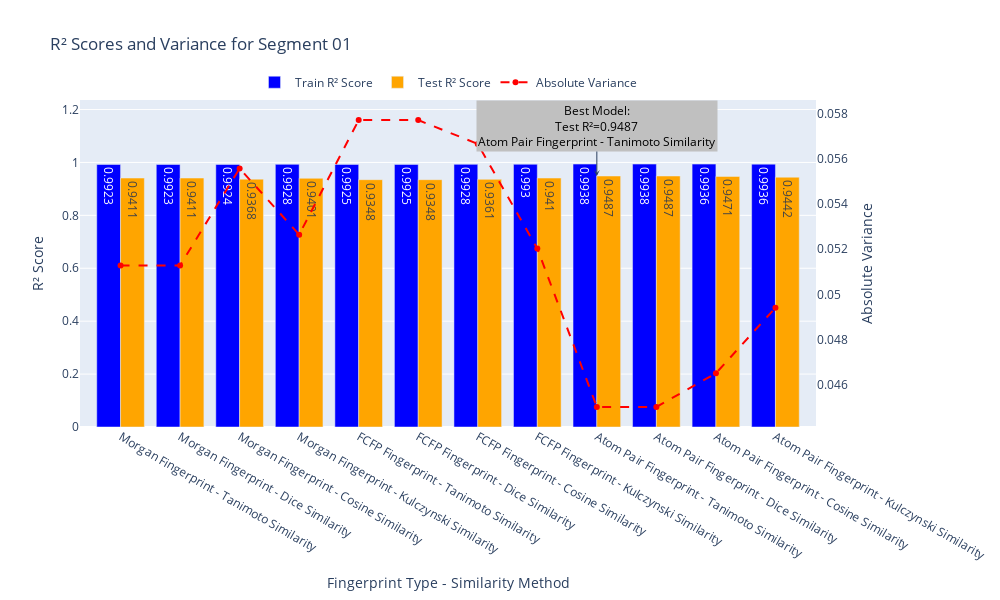
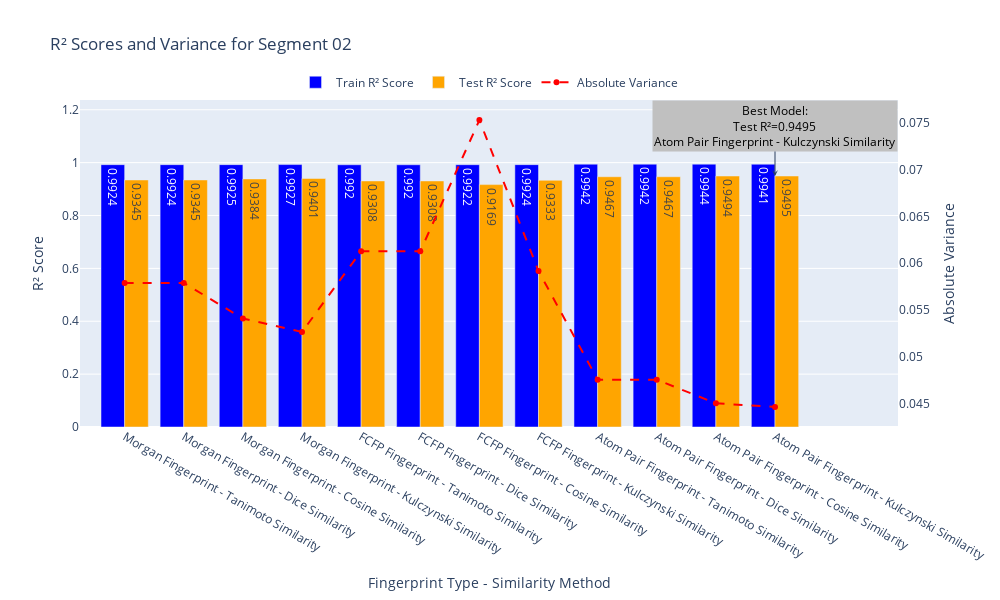
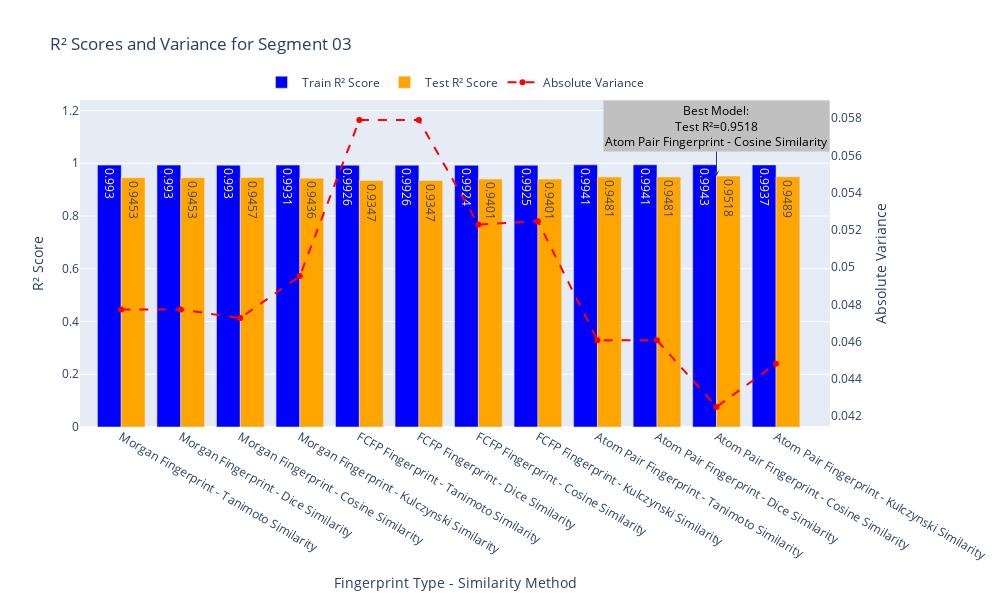
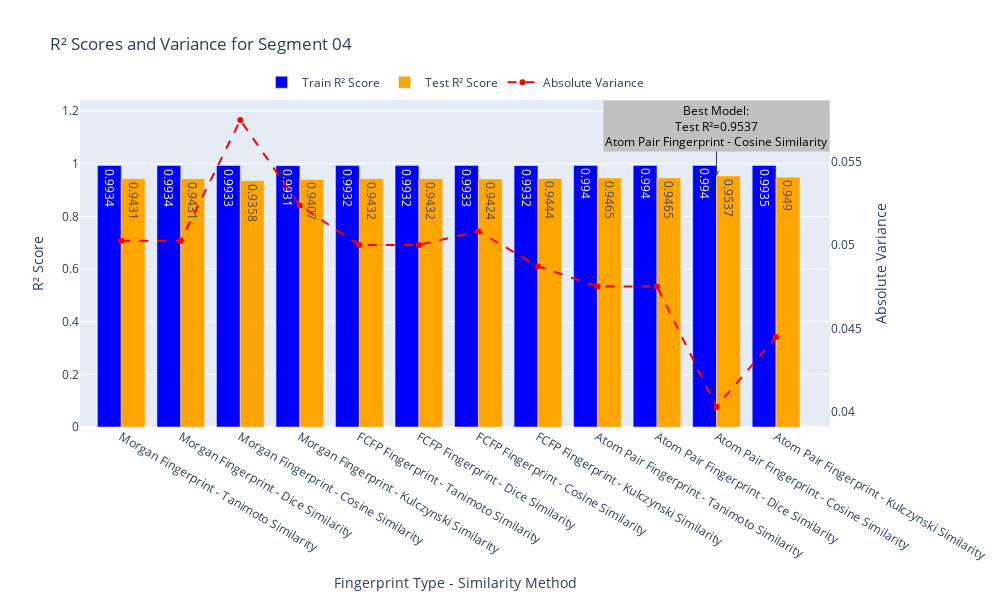

Notebook cell for these charts, in order:
### Code cell
import pandas as pd
import plotly.graph_objects as go
import plotly.express as px

# Load the results from the CSV file
final_results = pd.read_csv(r"C:\Users\Chamod Peiris\Documents\Curcumin_Scripts\Phase03.csv")

# Calculate the absolute variance between Train and Test R² scores
final_results['Variance'] = abs(final_results['Train R2 Score'] - final_results['Test R2 Score'])

# Create six plots, one for each segment
for segment in final_results['Segment'].unique():
    # Filter data for the current segment
    segment_data = final_results[final_results['Segment'] == segment]
    
    # Identify the best model (highest Test R² score)
    best_model = segment_data.loc[segment_data['Test R2 Score'].idxmax()]
    
    # Create a grouped bar plot for Train and Test R² scores
    fig = go.Figure()
    
    # Add bars for Train R² scores
    fig.add_trace(go.Bar(
        x=segment_data['Fingerprint Type'] + ' - ' + segment_data['Similarity Method'],
        y=segment_data['Train R2 Score'],
        name='Train R² Score',
        marker_color='blue',
        text=segment_data['Train R2 Score'].round(4),
        textposition='auto'
    ))
    
    # Add bars for Test R² scores
    fig.add_trace(go.Bar(
        x=segment_data['Fingerprint Type'] + ' - ' + segment_data['Similarity Method'],
        y=segment_data['Test R2 Score'],
        name='Test R² Score',
        marker_color='orange',
        text=segment_data['Test R2 Score'].round(4),
        textposition='auto'
    ))
    
    # Add a line for the absolute variance (secondary y-axis)
    fig.add_trace(go.Scatter(
        x=segment_data['Fingerprint Type'] + ' - ' + segment_data['Similarity Method'],
        y=segment_data['Variance'],
        mode='lines+markers',
        name='Absolute Variance',
        yaxis='y2',
        line=dict(color='red', dash='dash')
    ))
    
    # Update layout to include secondary y-axis
    fig.update_layout(
        title=f'R² Scores and Variance for {segment}',
        xaxis_title='Fingerprint Type - Similarity Method',
        yaxis_title='R² Score',
        yaxis2=dict(
            title='Absolute Variance',
            overlaying='y',
            side='right',
            showgrid=False,
            zeroline=False
        ),
        barmode='group',
        legend=dict(x=0.85, y=1.0),
        width=1000,
        height=600
    )
    
    # Add annotation for the best model
    fig.add_annotation(
        x=best_model['Fingerprint Type'] + ' - ' + best_model['Similarity Method'],
        y=best_model['Test R2 Score'],
        text=f"Best Model:<br>Test R²={best_model['Test R2 Score']:.4f}<br>{best_model['Fingerprint Type']} - {best_model['Similarity Method']}",
        showarrow=True,
        arrowhead=3,
        ax=0,
        ay=-50,
        font=dict(color="black", size=12),
        bgcolor="silver"
    )

    # legend orientation
    fig.update_layout(
    legend=dict(
        orientation='h',  # Horizontal orientation
        yanchor='bottom',
        y=1.01,  # Position above the plot
        xanchor='center',
        x=0.5  # Center horizontally
    )
)
    
    # Show the plot
    fig.show()

### Figure 1 — Plotly figure (JSON) as saved in the notebook; plotly's stock layout.template omitted (floating-point values rounded to 4 significant figures)
{"data": [{"marker": {"color": "blue"}, "name": "Train R² Score", "text": [0.9923, 0.9923, 0.9924, 0.9928, 0.9925, 0.9925, 0.9928, 0.993, 0.9938, 0.9938, 0.9936, 0.9936], "textposition": "auto", "type": "bar", "x": ["Morgan Fingerprint - Tanimoto Similarity", "Morgan Fingerprint - Dice Similarity", "Morgan Fingerprint - Cosine Similarity", "Morgan Fingerprint - Kulczynski Similarity", "FCFP Fingerprint - Tanimoto Similarity", "FCFP Fingerprint - Dice Similarity", "FCFP Fingerprint - Cosine Similarity", "FCFP Fingerprint - Kulczynski Similarity", "Atom Pair Fingerprint - Tanimoto Similarity", "Atom Pair Fingerprint - Dice Similarity", "Atom Pair Fingerprint - Cosine Similarity", "Atom Pair Fingerprint - Kulczynski Similarity"], "y": [0.9923, 0.9923, 0.9924, 0.9928, 0.9925, 0.9925, 0.9928, 0.993, 0.9938, 0.9938, 0.9936, 0.9936]}, {"marker": {"color": "orange"}, "name": "Test R² Score", "text": [0.9411, 0.9411, 0.9368, 0.9401, 0.9348, 0.9348, 0.9361, 0.941, 0.9487, 0.9487, 0.9471, 0.9442], "textposition": "auto", "type": "bar", "x": ["Morgan Fingerprint - Tanimoto Similarity", "Morgan Fingerprint - Dice Similarity", "Morgan Fingerprint - Cosine Similarity", "Morgan Fingerprint - Kulczynski Similarity", "FCFP Fingerprint - Tanimoto Similarity", "FCFP Fingerprint - Dice Similarity", "FCFP Fingerprint - Cosine Similarity", "FCFP Fingerprint - Kulczynski Similarity", "Atom Pair Fingerprint - Tanimoto Similarity", "Atom Pair Fingerprint - Dice Similarity", "Atom Pair Fingerprint - Cosine Similarity", "Atom Pair Fingerprint - Kulczynski Similarity"], "y": [0.9411, 0.9411, 0.9368, 0.9401, 0.9348, 0.9348, 0.9361, 0.941, 0.9487, 0.9487, 0.9471, 0.9442]}, {"line": {"color": "red", "dash": "dash"}, "mode": "lines+markers", "name": "Absolute Variance", "type": "scatter", "x": ["Morgan Fingerprint - Tanimoto Similarity", "Morgan Fingerprint - Dice Similarity", "Morgan Fingerprint - Cosine Similarity", "Morgan Fingerprint - Kulczynski Similarity", "FCFP Fingerprint - Tanimoto Similarity", "FCFP Fingerprint - Dice Similarity", "FCFP Fingerprint - Cosine Similarity", "FCFP Fingerprint - Kulczynski Similarity", "Atom Pair Fingerprint - Tanimoto Similarity", "Atom Pair Fingerprint - Dice Similarity", "Atom Pair Fingerprint - Cosine Similarity", "Atom Pair Fingerprint - Kulczynski Similarity"], "y": [0.05128, 0.05128, 0.05558, 0.05265, 0.05773, 0.05773, 0.05667, 0.05203, 0.04501, 0.04501, 0.0465, 0.04941], "yaxis": "y2"}], "layout": {"annotations": [{"arrowhead": 3, "ax": 0, "ay": -50, "bgcolor": "silver", "font": {"color": "black", "size": 12}, "showarrow": true, "text": "Best Model:<br>Test R²=0.9487<br>Atom Pair Fingerprint - Tanimoto Similarity", "x": "Atom Pair Fingerprint - Tanimoto Similarity", "y": 0.9487}], "barmode": "group", "height": 600, "legend": {"orientation": "h", "x": 0.5, "xanchor": "center", "y": 1.01, "yanchor": "bottom"}, "title": {"text": "R² Scores and Variance for Segment 01"}, "width": 1000, "xaxis": {"title": {"text": "Fingerprint Type - Similarity Method"}}, "yaxis": {"title": {"text": "R² Score"}}, "yaxis2": {"overlaying": "y", "showgrid": false, "side": "right", "title": {"text": "Absolute Variance"}, "zeroline": false}}}

### Figure 2 — Plotly figure (JSON) as saved in the notebook; plotly's stock layout.template omitted (floating-point values rounded to 4 significant figures)
{"data": [{"marker": {"color": "blue"}, "name": "Train R² Score", "text": [0.9924, 0.9924, 0.9925, 0.9927, 0.992, 0.992, 0.9922, 0.9924, 0.9942, 0.9942, 0.9944, 0.9941], "textposition": "auto", "type": "bar", "x": ["Morgan Fingerprint - Tanimoto Similarity", "Morgan Fingerprint - Dice Similarity", "Morgan Fingerprint - Cosine Similarity", "Morgan Fingerprint - Kulczynski Similarity", "FCFP Fingerprint - Tanimoto Similarity", "FCFP Fingerprint - Dice Similarity", "FCFP Fingerprint - Cosine Similarity", "FCFP Fingerprint - Kulczynski Similarity", "Atom Pair Fingerprint - Tanimoto Similarity", "Atom Pair Fingerprint - Dice Similarity", "Atom Pair Fingerprint - Cosine Similarity", "Atom Pair Fingerprint - Kulczynski Similarity"], "y": [0.9924, 0.9924, 0.9925, 0.9927, 0.992, 0.992, 0.9922, 0.9924, 0.9942, 0.9942, 0.9944, 0.9941]}, {"marker": {"color": "orange"}, "name": "Test R² Score", "text": [0.9345, 0.9345, 0.9384, 0.9401, 0.9308, 0.9308, 0.9169, 0.9333, 0.9467, 0.9467, 0.9494, 0.9495], "textposition": "auto", "type": "bar", "x": ["Morgan Fingerprint - Tanimoto Similarity", "Morgan Fingerprint - Dice Similarity", "Morgan Fingerprint - Cosine Similarity", "Morgan Fingerprint - Kulczynski Similarity", "FCFP Fingerprint - Tanimoto Similarity", "FCFP Fingerprint - Dice Similarity", "FCFP Fingerprint - Cosine Similarity", "FCFP Fingerprint - Kulczynski Similarity", "Atom Pair Fingerprint - Tanimoto Similarity", "Atom Pair Fingerprint - Dice Similarity", "Atom Pair Fingerprint - Cosine Similarity", "Atom Pair Fingerprint - Kulczynski Similarity"], "y": [0.9345, 0.9345, 0.9384, 0.9401, 0.9308, 0.9308, 0.9169, 0.9333, 0.9467, 0.9467, 0.9494, 0.9495]}, {"line": {"color": "red", "dash": "dash"}, "mode": "lines+markers", "name": "Absolute Variance", "type": "scatter", "x": ["Morgan Fingerprint - Tanimoto Similarity", "Morgan Fingerprint - Dice Similarity", "Morgan Fingerprint - Cosine Similarity", "Morgan Fingerprint - Kulczynski Similarity", "FCFP Fingerprint - Tanimoto Similarity", "FCFP Fingerprint - Dice Similarity", "FCFP Fingerprint - Cosine Similarity", "FCFP Fingerprint - Kulczynski Similarity", "Atom Pair Fingerprint - Tanimoto Similarity", "Atom Pair Fingerprint - Dice Similarity", "Atom Pair Fingerprint - Cosine Similarity", "Atom Pair Fingerprint - Kulczynski Similarity"], "y": [0.05788, 0.05788, 0.05407, 0.05264, 0.06127, 0.06127, 0.0753, 0.05915, 0.04753, 0.04753, 0.045, 0.04462], "yaxis": "y2"}], "layout": {"annotations": [{"arrowhead": 3, "ax": 0, "ay": -50, "bgcolor": "silver", "font": {"color": "black", "size": 12}, "showarrow": true, "text": "Best Model:<br>Test R²=0.9495<br>Atom Pair Fingerprint - Kulczynski Similarity", "x": "Atom Pair Fingerprint - Kulczynski Similarity", "y": 0.9495}], "barmode": "group", "height": 600, "legend": {"orientation": "h", "x": 0.5, "xanchor": "center", "y": 1.01, "yanchor": "bottom"}, "title": {"text": "R² Scores and Variance for Segment 02"}, "width": 1000, "xaxis": {"title": {"text": "Fingerprint Type - Similarity Method"}}, "yaxis": {"title": {"text": "R² Score"}}, "yaxis2": {"overlaying": "y", "showgrid": false, "side": "right", "title": {"text": "Absolute Variance"}, "zeroline": false}}}

### Figure 3 — Plotly figure (JSON) as saved in the notebook; plotly's stock layout.template omitted (floating-point values rounded to 4 significant figures)
{"data": [{"marker": {"color": "blue"}, "name": "Train R² Score", "text": [0.993, 0.993, 0.993, 0.9931, 0.9926, 0.9926, 0.9924, 0.9925, 0.9941, 0.9941, 0.9943, 0.9937], "textposition": "auto", "type": "bar", "x": ["Morgan Fingerprint - Tanimoto Similarity", "Morgan Fingerprint - Dice Similarity", "Morgan Fingerprint - Cosine Similarity", "Morgan Fingerprint - Kulczynski Similarity", "FCFP Fingerprint - Tanimoto Similarity", "FCFP Fingerprint - Dice Similarity", "FCFP Fingerprint - Cosine Similarity", "FCFP Fingerprint - Kulczynski Similarity", "Atom Pair Fingerprint - Tanimoto Similarity", "Atom Pair Fingerprint - Dice Similarity", "Atom Pair Fingerprint - Cosine Similarity", "Atom Pair Fingerprint - Kulczynski Similarity"], "y": [0.993, 0.993, 0.993, 0.9931, 0.9926, 0.9926, 0.9924, 0.9925, 0.9941, 0.9941, 0.9943, 0.9937]}, {"marker": {"color": "orange"}, "name": "Test R² Score", "text": [0.9453, 0.9453, 0.9457, 0.9436, 0.9347, 0.9347, 0.9401, 0.9401, 0.9481, 0.9481, 0.9518, 0.9489], "textposition": "auto", "type": "bar", "x": ["Morgan Fingerprint - Tanimoto Similarity", "Morgan Fingerprint - Dice Similarity", "Morgan Fingerprint - Cosine Similarity", "Morgan Fingerprint - Kulczynski Similarity", "FCFP Fingerprint - Tanimoto Similarity", "FCFP Fingerprint - Dice Similarity", "FCFP Fingerprint - Cosine Similarity", "FCFP Fingerprint - Kulczynski Similarity", "Atom Pair Fingerprint - Tanimoto Similarity", "Atom Pair Fingerprint - Dice Similarity", "Atom Pair Fingerprint - Cosine Similarity", "Atom Pair Fingerprint - Kulczynski Similarity"], "y": [0.9453, 0.9453, 0.9457, 0.9436, 0.9347, 0.9347, 0.9401, 0.9401, 0.9481, 0.9481, 0.9518, 0.9489]}, {"line": {"color": "red", "dash": "dash"}, "mode": "lines+markers", "name": "Absolute Variance", "type": "scatter", "x": ["Morgan Fingerprint - Tanimoto Similarity", "Morgan Fingerprint - Dice Similarity", "Morgan Fingerprint - Cosine Similarity", "Morgan Fingerprint - Kulczynski Similarity", "FCFP Fingerprint - Tanimoto Similarity", "FCFP Fingerprint - Dice Similarity", "FCFP Fingerprint - Cosine Similarity", "FCFP Fingerprint - Kulczynski Similarity", "Atom Pair Fingerprint - Tanimoto Similarity", "Atom Pair Fingerprint - Dice Similarity", "Atom Pair Fingerprint - Cosine Similarity", "Atom Pair Fingerprint - Kulczynski Similarity"], "y": [0.04772, 0.04772, 0.04726, 0.04952, 0.05789, 0.05789, 0.05228, 0.05246, 0.04606, 0.04606, 0.04249, 0.04481], "yaxis": "y2"}], "layout": {"annotations": [{"arrowhead": 3, "ax": 0, "ay": -50, "bgcolor": "silver", "font": {"color": "black", "size": 12}, "showarrow": true, "text": "Best Model:<br>Test R²=0.9518<br>Atom Pair Fingerprint - Cosine Similarity", "x": "Atom Pair Fingerprint - Cosine Similarity", "y": 0.9518}], "barmode": "group", "height": 600, "legend": {"orientation": "h", "x": 0.5, "xanchor": "center", "y": 1.01, "yanchor": "bottom"}, "title": {"text": "R² Scores and Variance for Segment 03"}, "width": 1000, "xaxis": {"title": {"text": "Fingerprint Type - Similarity Method"}}, "yaxis": {"title": {"text": "R² Score"}}, "yaxis2": {"overlaying": "y", "showgrid": false, "side": "right", "title": {"text": "Absolute Variance"}, "zeroline": false}}}

### Figure 4 — Plotly figure (JSON) as saved in the notebook; plotly's stock layout.template omitted (floating-point values rounded to 4 significant figures)
{"data": [{"marker": {"color": "blue"}, "name": "Train R² Score", "text": [0.9934, 0.9934, 0.9933, 0.9931, 0.9932, 0.9932, 0.9933, 0.9932, 0.994, 0.994, 0.994, 0.9935], "textposition": "auto", "type": "bar", "x": ["Morgan Fingerprint - Tanimoto Similarity", "Morgan Fingerprint - Dice Similarity", "Morgan Fingerprint - Cosine Similarity", "Morgan Fingerprint - Kulczynski Similarity", "FCFP Fingerprint - Tanimoto Similarity", "FCFP Fingerprint - Dice Similarity", "FCFP Fingerprint - Cosine Similarity", "FCFP Fingerprint - Kulczynski Similarity", "Atom Pair Fingerprint - Tanimoto Similarity", "Atom Pair Fingerprint - Dice Similarity", "Atom Pair Fingerprint - Cosine Similarity", "Atom Pair Fingerprint - Kulczynski Similarity"], "y": [0.9934, 0.9934, 0.9933, 0.9931, 0.9932, 0.9932, 0.9933, 0.9932, 0.994, 0.994, 0.994, 0.9935]}, {"marker": {"color": "orange"}, "name": "Test R² Score", "text": [0.9431, 0.9431, 0.9358, 0.9407, 0.9432, 0.9432, 0.9424, 0.9444, 0.9465, 0.9465, 0.9537, 0.949], "textposition": "auto", "type": "bar", "x": ["Morgan Fingerprint - Tanimoto Similarity", "Morgan Fingerprint - Dice Similarity", "Morgan Fingerprint - Cosine Similarity", "Morgan Fingerprint - Kulczynski Similarity", "FCFP Fingerprint - Tanimoto Similarity", "FCFP Fingerprint - Dice Similarity", "FCFP Fingerprint - Cosine Similarity", "FCFP Fingerprint - Kulczynski Similarity", "Atom Pair Fingerprint - Tanimoto Similarity", "Atom Pair Fingerprint - Dice Similarity", "Atom Pair Fingerprint - Cosine Similarity", "Atom Pair Fingerprint - Kulczynski Similarity"], "y": [0.9431, 0.9431, 0.9358, 0.9407, 0.9432, 0.9432, 0.9424, 0.9444, 0.9465, 0.9465, 0.9537, 0.949]}, {"line": {"color": "red", "dash": "dash"}, "mode": "lines+markers", "name": "Absolute Variance", "type": "scatter", "x": ["Morgan Fingerprint - Tanimoto Similarity", "Morgan Fingerprint - Dice Similarity", "Morgan Fingerprint - Cosine Similarity", "Morgan Fingerprint - Kulczynski Similarity", "FCFP Fingerprint - Tanimoto Similarity", "FCFP Fingerprint - Dice Similarity", "FCFP Fingerprint - Cosine Similarity", "FCFP Fingerprint - Kulczynski Similarity", "Atom Pair Fingerprint - Tanimoto Similarity", "Atom Pair Fingerprint - Dice Similarity", "Atom Pair Fingerprint - Cosine Similarity", "Atom Pair Fingerprint - Kulczynski Similarity"], "y": [0.05025, 0.05025, 0.05748, 0.05236, 0.05, 0.05, 0.05081, 0.04873, 0.04751, 0.04751, 0.04029, 0.04448], "yaxis": "y2"}], "layout": {"annotations": [{"arrowhead": 3, "ax": 0, "ay": -50, "bgcolor": "silver", "font": {"color": "black", "size": 12}, "showarrow": true, "text": "Best Model:<br>Test R²=0.9537<br>Atom Pair Fingerprint - Cosine Similarity", "x": "Atom Pair Fingerprint - Cosine Similarity", "y": 0.9537}], "barmode": "group", "height": 600, "legend": {"orientation": "h", "x": 0.5, "xanchor": "center", "y": 1.01, "yanchor": "bottom"}, "title": {"text": "R² Scores and Variance for Segment 04"}, "width": 1000, "xaxis": {"title": {"text": "Fingerprint Type - Similarity Method"}}, "yaxis": {"title": {"text": "R² Score"}}, "yaxis2": {"overlaying": "y", "showgrid": false, "side": "right", "title": {"text": "Absolute Variance"}, "zeroline": false}}}
